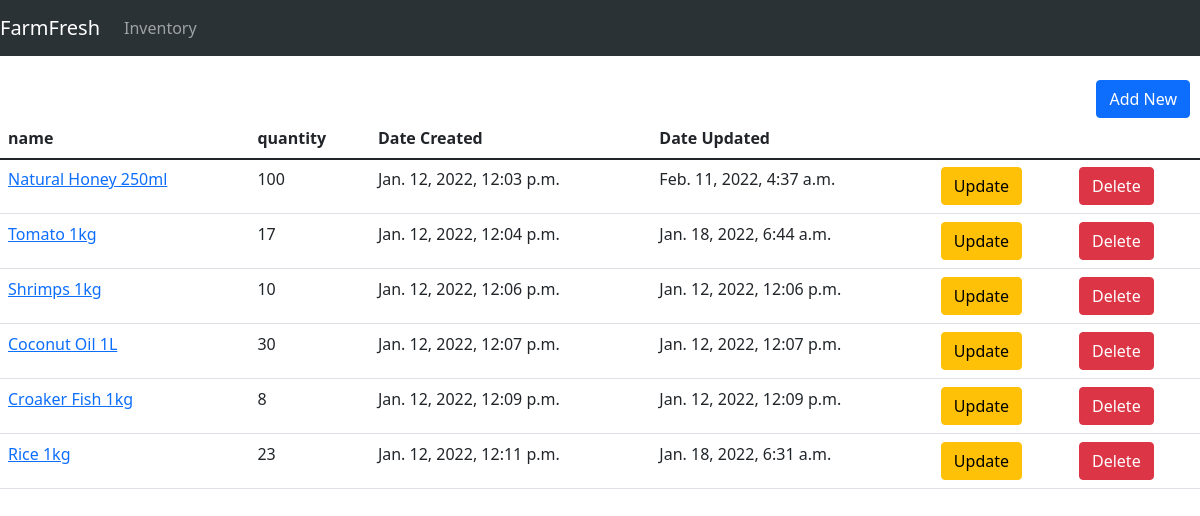
Screenshot of /inventory/ with the database file from the repository.
### inventory/models.py (models this page shows)
class Inventory(models.Model):
    name=models.CharField(max_length=30)
    quantity=models.IntegerField()
    date_created=models.DateTimeField(auto_now_add=True)
    date_updated=models.DateTimeField(auto_now=True)

### inventory/views.py (the view)
# urls.py: path('inventory/',inventoryHome,name='inventory'),
def inventoryHome(request):
    if request.method=='POST':
        form=InventoryForm(request.POST)
        if form.is_valid():
            form.save()
            return redirect('inventory')
        else:
            return HttpResponse('not valid')
    else:
        form=InventoryForm()
        inventoryData=Inventory.objects.all()
        return render(request,'inventory.html',{'form':form,'inventoryData':inventoryData})

### inventory/templates/inventory.html (shortened to what this page needs)
{% include 'index.html' %}
{% block index %}
<p>
    <button type="button" class="btn btn-primary" style="float: right; margin-right: 10px;" data-bs-toggle="modal" data-bs-target="#exampleModal">
     Add New
    </button>
  </p>
  <table class="table" id="book-table">
    <thead>
      <tr>
        <th>name</th>
        <th>quantity</th>
        <th>Date Created</th>
        <th>Date Updated</th>
        <th></th>
      </tr>
    </thead>
    <tbody>
        <tr>
          {% for data in inventoryData %}
          <tr>
            <td><a href="{% url 'purchaseItem' data.id %}">{{data.name}}</a></td>
            <td>{{data.quantity}}</td>
            <td>{{data.date_created}}</td>
            <td>{{data.date_updated}}</td>
              <td><a class="btn btn-warning" href="{% url 'inventoryUpdate' data.id %}">Update</a></td>
              <td><a class="btn btn-danger" href="{% url 'inventoryDelete' data.id %}" onclick="return confirm('Are you sure you want to delete this?');">Delete</a></td>
          </tr>
          {% endfor %}
        </tr>
  </table>
{% endblock index %}

### inventory/templates/index.html (shortened to what this page needs)
<!doctype html>
<html lang="en">
  <head>
    <script src="https://cdn.jsdelivr.net/npm/bootstrap@5.1.3/dist/js/bootstrap.bundle.min.js"></script>  </head>
    <link href="https://cdn.jsdelivr.net/npm/bootstrap@5.1.3/dist/css/bootstrap.min.css" rel="stylesheet">
    <link rel="stylesheet" type="text/css" href="https://cdn.datatables.net/v/dt/jq-2.2.4/dt-1.10.13/fc-3.2.2/fh-3.1.2/r-2.1.0/sc-1.4.2/datatables.min.css" />  </head>
  </head>
  <body>
    <nav class="navbar navbar-expand-sm navbar-dark" style="background-color: #2b3236;">
        <a class="navbar-brand" href="{% url 'index' %}">FarmFresh</a>
        <div class="collapse navbar-collapse" id="collapsibleNavId">
            <ul class="navbar-nav mr-auto mt-2 mt-lg-0">
                <li class="nav-item active">
                    <a class="nav-link" href="{% url 'inventory' %}">Inventory</a>
                </li>
                <li class="nav-item">
                    <a class="nav-link" href="#"></a>
                </li>
            </ul>
        </div>
    </nav>
  </body>
</html>

### rows the page displays
Inventory: name "Natural Honey 250ml", quantity "100", date_created "Jan. 12, 2022, 12:03 p.m.", date_updated "Feb. 11, 2022, 4:37 a.m."
Inventory: name "Tomato 1kg", quantity "17", date_created "Jan. 12, 2022, 12:04 p.m.", date_updated "Jan. 18, 2022, 6:44 a.m."
Inventory: name "Shrimps 1kg", quantity "10", date_created "Jan. 12, 2022, 12:06 p.m.", date_updated "Jan. 12, 2022, 12:06 p.m."
Inventory: name "Coconut Oil 1L", quantity "30", date_created "Jan. 12, 2022, 12:07 p.m.", date_updated "Jan. 12, 2022, 12:07 p.m."
Inventory: name "Croaker Fish 1kg", quantity "8", date_created "Jan. 12, 2022, 12:09 p.m.", date_updated "Jan. 12, 2022, 12:09 p.m."
Inventory: name "Rice 1kg", quantity "23", date_created "Jan. 12, 2022, 12:11 p.m.", date_updated "Jan. 18, 2022, 6:31 a.m."
